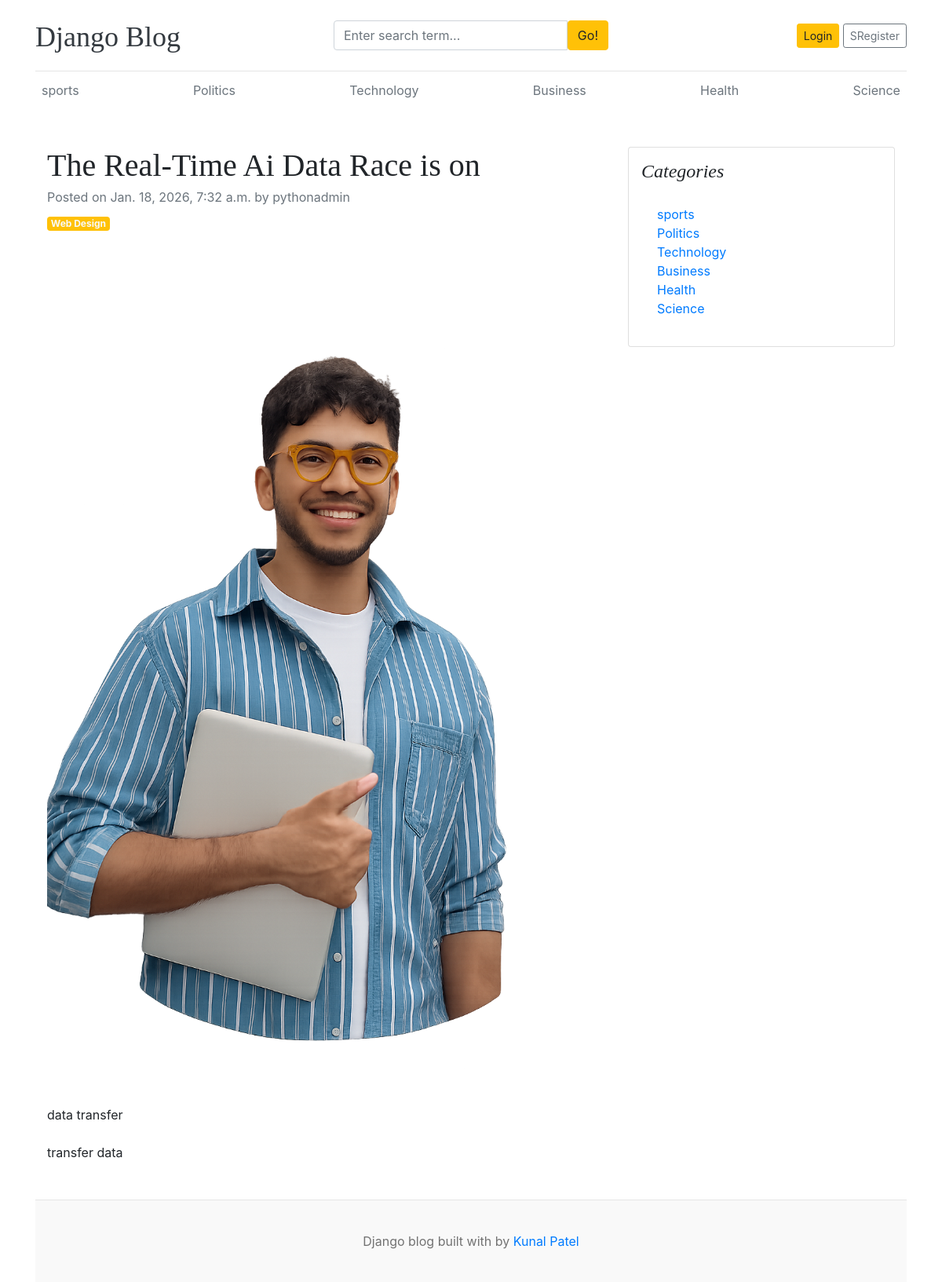
Before: /blogs/the-real-time-ai-data-race-is-on/ with the older database file.
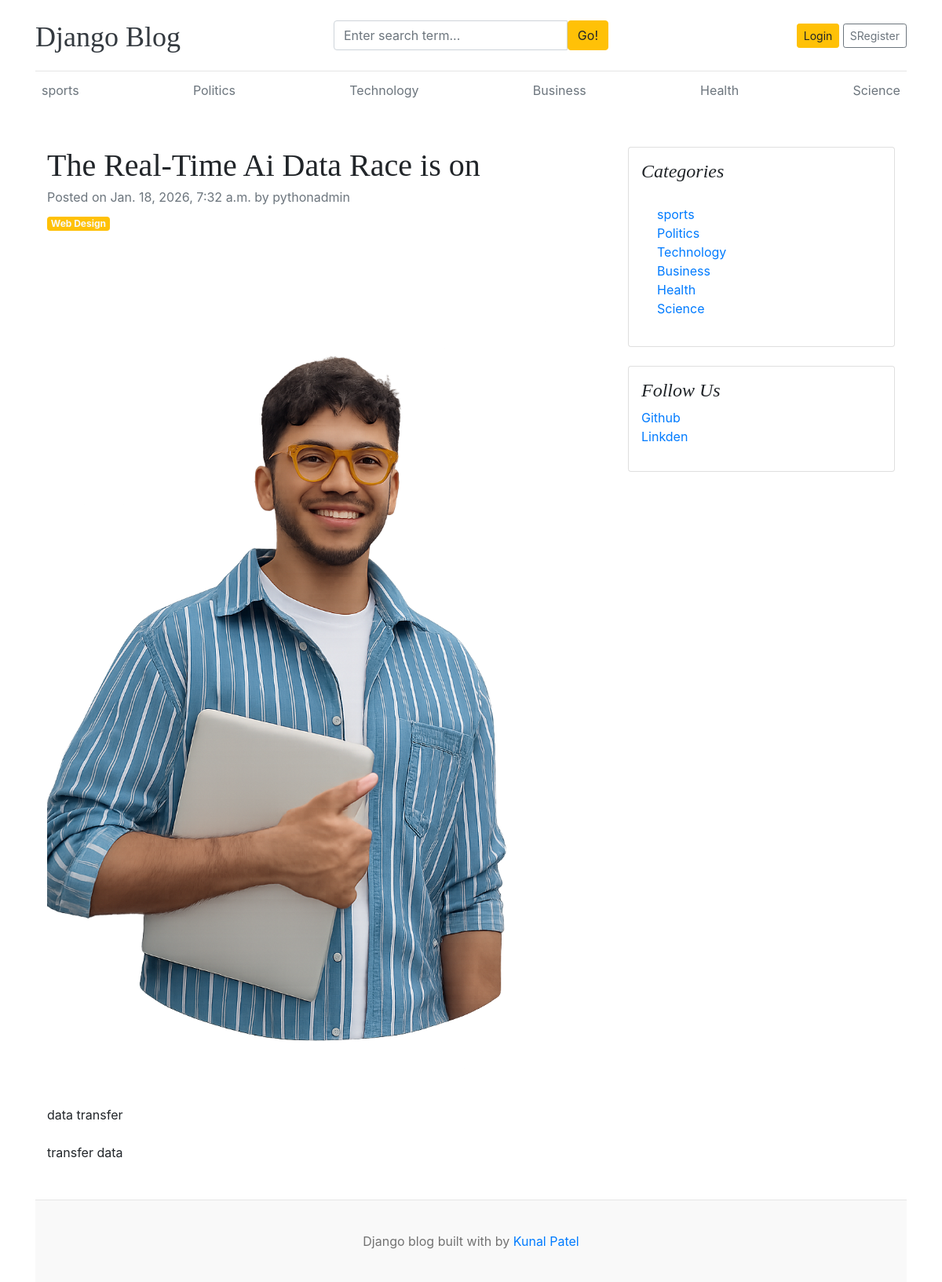
After: the same page with the newer database file.
### blogs/models.py (models this page shows, shortened)
class Category(models.Model):
    category_name = models.CharField(max_length=50, unique=True)
    created_at = models.DateTimeField(auto_now_add=True)
    updated_at = models.DateTimeField(auto_now=True)
    class Meta:
        verbose_name_plural = 'categories'

### assignments/models.py (models this page shows, shortened)
class SocialLink(models.Model):
    platform = models.CharField(max_length=25)
    link = models.URLField(max_length=100)
    created_at = models.DateTimeField(auto_now_add=True)
    updated_at = models.DateTimeField(auto_now=True)

### blogs/views.py (the view)
# urls.py: path('blogs/<slug:slug>/', BlogsView.blogs, name='blogs' ),
def blogs(request, slug):
    single_blog = get_object_or_404(Blog, slug=slug, status='Published')
    context = {
        'single_blog': single_blog,
    }
    return render(request, 'blogs.html', context)

### blogs/context_processors.py (called while the page is built)
def get_categories(request):
    categories = Category.objects.all()
    return dict(categories=categories)

def get_social_links(request):
    social_links  = SocialLink.objects.all()
    return dict(social_links=social_links)

### templates/blogs.html
{% extends 'base.html' %}
{% block content %}
<div class="container mt-5">
    <div class="row">
        <div class="col-lg-8">
            <article>
                <header class="mb-4">
                    <h1 class="fw-bolder mb-1">{{ single_blog.title }}</h1>
                    <div class="text-muted fst-italic mb-2">Posted on {{ single_blog.created_at }} by {{single_blog.author}}</div>
                    <a class="badge bg-warning text-decoration-none text-light" href="#!">Web Design</a>
                </header>
                <figure class="mb-4"><img class="img-fluid rounded" src="{{ single_blog.featured_image.url}}" alt="..." /></figure>
                <section class="mb-5">
                    <p class="fs-5 mb-4">{{single_blog.short_description }}</p>
                    <p class="fs-5 mb-4">{{single_blog.blog_body }}</p>
                    </section>
            </article>
        </div>
        <div class="col-lg-4">
            <div class="card mb-4 p-3">
                <h4 class="font-italic">Categories</h4>
                <div class="card-body">
                    <div class="row">
                        <div class="col-sm-6">
                            <ul class="list-unstyled mb-0">
                                {% for cat in categories %}
                                <li><a href="{% url 'posts_by_category' cat.id %}">{{ cat.category_name }}</a></li>
                                {% endfor %}
                            </ul>
                        </div>
                    </div>
                </div>
            </div>
             {% if social_links %}
            <div class="card mb-4 p-3">
                <h4 class="font-italic">Follow Us</h4>
                <ol class="list-unstyled">
                    {% for i in social_links %}
                    <li><a href="{{i.link}}" target="_blank">{{ i.platform }} </a></li>
                    {% endfor %}
                </ol>
            </div>
            {% endif %}
        </div>
    </div>
</div>
{% endblock %}

### templates/base.html (shortened to what this page needs)
{% load static %}
<!DOCTYPE html>
<html lang="en">
<head>
    <link href="https://getbootstrap.com/docs/4.0/dist/css/bootstrap.min.css" rel="stylesheet">
    <link href="{% static 'css/blog.css' %}" rel="stylesheet">
</head>
<body>
    <div class="container">
      <header class="blog-header py-3">
        <div class="row flex-nowrap justify-content-between align-items-center">
          <div class="col-4 pt-1">
            <a class="blog-header-logo text-dark" href="/">Django Blog</a>
          </div>
          <div class="col-4">
            <form action="{% url 'search' %}" method="GET">
                <div class="input-group">
                    <input class="form-control" type="text"  name="keyword" placeholder="Enter search term..." aria-label="Enter search term..." aria-describedby="button-search" />
                    <button type="submit" class="btn btn-warning" id="button-search" type="button">Go!</button>
                  </div>
            </form>
          </div>
          <div class="col-4 d-flex justify-content-end align-items-center">
            <a class="btn btn-sm btn-warning" href="#">Login</a> &nbsp;
            <a class="btn btn-sm btn-outline-secondary" href="{% url 'register' %}">SRegister</a>
          </div>
        </div>
      </header>
      <div class="nav-scroller py-1 mb-2">
        <nav class="nav d-flex justify-content-between">
          {% for cat in categories %}
          <a class="p-2 text-muted" href="{% url 'posts_by_category' cat.id %}">{{ cat.category_name }}</a>
          {% endfor %}
        </nav>
      </div>
      {% block content %}
      {% endblock %}
    <footer class="blog-footer">
      <p>Django blog built with by <a href="#">Kunal Patel</a></p>
    </footer>
    </body>
</html>

Changed rows visible on the page:
added SocialLink: platform "Github"
added SocialLink: platform "Linkden"
Other visible differences:
text now shown: "Follow Us"
